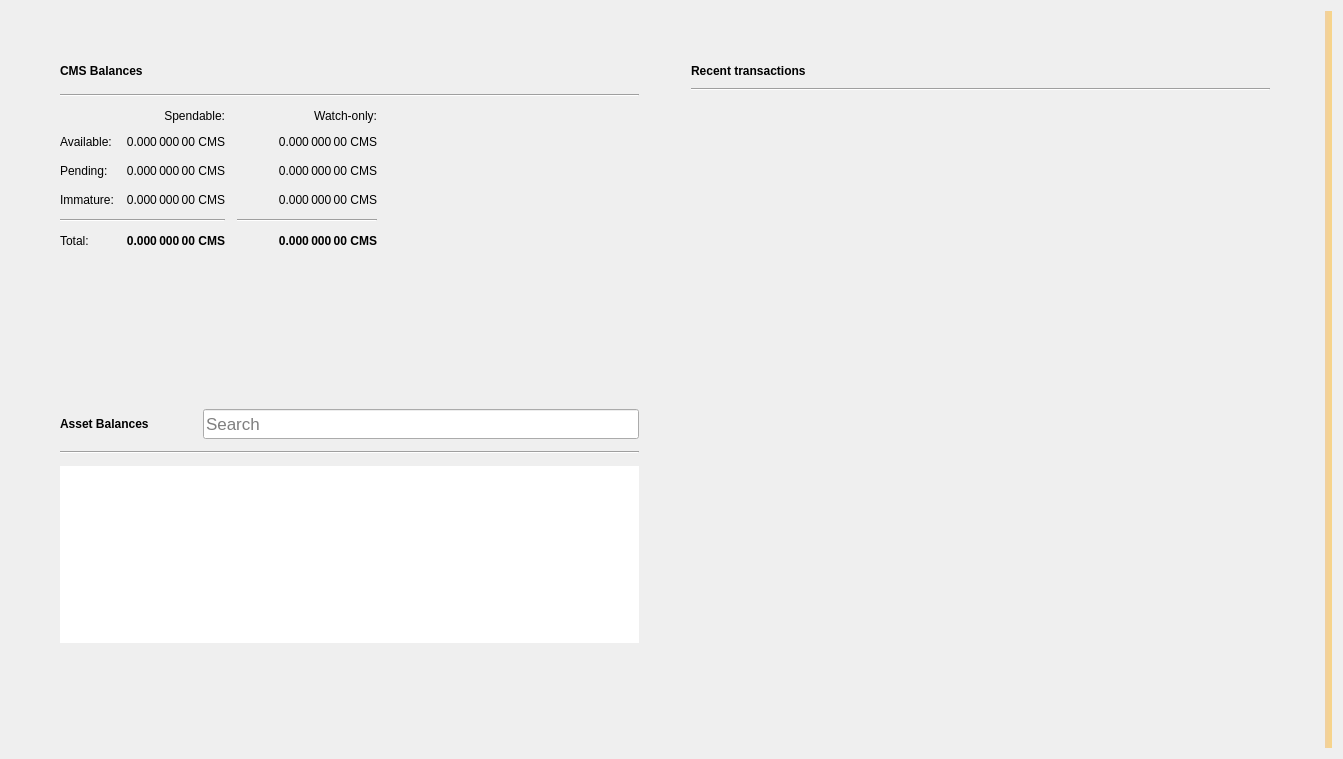
<?xml version="1.0" encoding="UTF-8"?>
<ui version="4.0">
 <class>OverviewPage</class>
 <widget class="QWidget" name="OverviewPage">
  <property name="geometry">
   <rect>
    <x>0</x>
    <y>0</y>
    <width>1343</width>
    <height>759</height>
   </rect>
  </property>
  <property name="windowTitle">
   <string>Form</string>
  </property>
  <property name="autoFillBackground">
   <bool>false</bool>
  </property>
  <layout class="QGridLayout" name="gridLayout_3">
   <item row="0" column="1">
    <layout class="QVBoxLayout" name="verticalLayout_7">
     <property name="spacing">
      <number>0</number>
     </property>
     <property name="leftMargin">
      <number>0</number>
     </property>
     <property name="topMargin">
      <number>0</number>
     </property>
     <property name="rightMargin">
      <number>0</number>
     </property>
     <property name="bottomMargin">
      <number>0</number>
     </property>
     <item>
      <layout class="QHBoxLayout" name="horizontalLayout" stretch="0,0">
       <property name="spacing">
        <number>34</number>
       </property>
       <property name="sizeConstraint">
        <enum>QLayout::SetMaximumSize</enum>
       </property>
       <property name="leftMargin">
        <number>40</number>
       </property>
       <property name="topMargin">
        <number>40</number>
       </property>
       <property name="rightMargin">
        <number>40</number>
       </property>
       <property name="bottomMargin">
        <number>40</number>
       </property>
       <item>
        <layout class="QVBoxLayout" name="verticalLayout_2">
         <property name="spacing">
          <number>34</number>
         </property>
         <property name="rightMargin">
          <number>0</number>
         </property>
         <item>
          <widget class="QFrame" name="frame">
           <property name="sizePolicy">
            <sizepolicy hsizetype="Preferred" vsizetype="Preferred">
             <horstretch>0</horstretch>
             <verstretch>0</verstretch>
            </sizepolicy>
           </property>
           <property name="frameShape">
            <enum>QFrame::NoFrame</enum>
           </property>
           <property name="frameShadow">
            <enum>QFrame::Raised</enum>
           </property>
           <property name="lineWidth">
            <number>10</number>
           </property>
           <layout class="QVBoxLayout" name="verticalLayout_4">
            <property name="spacing">
             <number>12</number>
            </property>
            <item>
             <layout class="QHBoxLayout" name="horizontalLayout_4">
              <item>
               <widget class="QLabel" name="cmusicaiBalancesLabel">
                <property name="font">
                 <font>
                  <weight>75</weight>
                  <bold>true</bold>
                 </font>
                </property>
                <property name="text">
                 <string>CMS Balances</string>
                </property>
               </widget>
              </item>
              <item>
               <widget class="QPushButton" name="labelWalletStatus">
                <property name="enabled">
                 <bool>true</bool>
                </property>
                <property name="maximumSize">
                 <size>
                  <width>30</width>
                  <height>16777215</height>
                 </size>
                </property>
                <property name="toolTip">
                 <string>The displayed information may be out of date. Your wallet automatically synchronizes with the CMS network after a connection is established, but this process has not completed yet.</string>
                </property>
                <property name="text">
                 <string/>
                </property>
                <property name="icon">
                 <iconset>
                  <normaloff>:/icons/warning</normaloff>
                  <disabledoff>:/icons/warning</disabledoff>:/icons/warning</iconset>
                </property>
                <property name="iconSize">
                 <size>
                  <width>24</width>
                  <height>24</height>
                 </size>
                </property>
                <property name="flat">
                 <bool>true</bool>
                </property>
               </widget>
              </item>
              <item>
               <spacer name="horizontalSpacer_3">
                <property name="orientation">
                 <enum>Qt::Horizontal</enum>
                </property>
                <property name="sizeHint" stdset="0">
                 <size>
                  <width>40</width>
                  <height>20</height>
                 </size>
                </property>
               </spacer>
              </item>
             </layout>
            </item>
            <item>
             <widget class="Line" name="line_2">
              <property name="orientation">
               <enum>Qt::Horizontal</enum>
              </property>
             </widget>
            </item>
            <item>
             <layout class="QGridLayout" name="gridLayout">
              <property name="spacing">
               <number>12</number>
              </property>
              <item row="3" column="2">
               <widget class="QLabel" name="labelWatchImmature">
                <property name="font">
                 <font>
                  <weight>50</weight>
                  <bold>false</bold>
                 </font>
                </property>
                <property name="cursor">
                 <cursorShape>IBeamCursor</cursorShape>
                </property>
                <property name="toolTip">
                 <string>Mined balance in watch-only addresses that has not yet matured</string>
                </property>
                <property name="text">
                 <string notr="true">0.000 000 00 CMS</string>
                </property>
                <property name="alignment">
                 <set>Qt::AlignRight|Qt::AlignTrailing|Qt::AlignVCenter</set>
                </property>
                <property name="textInteractionFlags">
                 <set>Qt::LinksAccessibleByMouse|Qt::TextSelectableByKeyboard|Qt::TextSelectableByMouse</set>
                </property>
               </widget>
              </item>
              <item row="2" column="3">
               <spacer name="horizontalSpacer_2">
                <property name="orientation">
                 <enum>Qt::Horizontal</enum>
                </property>
                <property name="sizeHint" stdset="0">
                 <size>
                  <width>40</width>
                  <height>20</height>
                 </size>
                </property>
               </spacer>
              </item>
              <item row="1" column="0">
               <widget class="QLabel" name="labelBalanceText">
                <property name="text">
                 <string>Available:</string>
                </property>
               </widget>
              </item>
              <item row="1" column="2">
               <widget class="QLabel" name="labelWatchAvailable">
                <property name="font">
                 <font>
                  <weight>50</weight>
                  <bold>false</bold>
                 </font>
                </property>
                <property name="cursor">
                 <cursorShape>IBeamCursor</cursorShape>
                </property>
                <property name="toolTip">
                 <string>Your current balance in watch-only addresses</string>
                </property>
                <property name="text">
                 <string notr="true">0.000 000 00 CMS</string>
                </property>
                <property name="alignment">
                 <set>Qt::AlignRight|Qt::AlignTrailing|Qt::AlignVCenter</set>
                </property>
                <property name="textInteractionFlags">
                 <set>Qt::LinksAccessibleByMouse|Qt::TextSelectableByKeyboard|Qt::TextSelectableByMouse</set>
                </property>
               </widget>
              </item>
              <item row="2" column="1">
               <widget class="QLabel" name="labelUnconfirmed">
                <property name="font">
                 <font>
                  <weight>50</weight>
                  <bold>false</bold>
                 </font>
                </property>
                <property name="cursor">
                 <cursorShape>IBeamCursor</cursorShape>
                </property>
                <property name="toolTip">
                 <string>Total of transactions that have yet to be confirmed, and do not yet count toward the spendable balance</string>
                </property>
                <property name="text">
                 <string notr="true">0.000 000 00 CMS</string>
                </property>
                <property name="alignment">
                 <set>Qt::AlignRight|Qt::AlignTrailing|Qt::AlignVCenter</set>
                </property>
                <property name="textInteractionFlags">
                 <set>Qt::LinksAccessibleByMouse|Qt::TextSelectableByKeyboard|Qt::TextSelectableByMouse</set>
                </property>
               </widget>
              </item>
              <item row="4" column="2">
               <widget class="Line" name="lineWatchBalance">
                <property name="sizePolicy">
                 <sizepolicy hsizetype="Preferred" vsizetype="Fixed">
                  <horstretch>0</horstretch>
                  <verstretch>0</verstretch>
                 </sizepolicy>
                </property>
                <property name="minimumSize">
                 <size>
                  <width>140</width>
                  <height>0</height>
                 </size>
                </property>
                <property name="orientation">
                 <enum>Qt::Horizontal</enum>
                </property>
               </widget>
              </item>
              <item row="0" column="1">
               <widget class="QLabel" name="labelSpendable">
                <property name="text">
                 <string>Spendable:</string>
                </property>
                <property name="alignment">
                 <set>Qt::AlignRight|Qt::AlignTrailing|Qt::AlignVCenter</set>
                </property>
               </widget>
              </item>
              <item row="3" column="0">
               <widget class="QLabel" name="labelImmatureText">
                <property name="text">
                 <string>Immature:</string>
                </property>
               </widget>
              </item>
              <item row="5" column="2">
               <widget class="QLabel" name="labelWatchTotal">
                <property name="font">
                 <font>
                  <weight>75</weight>
                  <bold>true</bold>
                 </font>
                </property>
                <property name="cursor">
                 <cursorShape>IBeamCursor</cursorShape>
                </property>
                <property name="toolTip">
                 <string>Current total balance in watch-only addresses</string>
                </property>
                <property name="text">
                 <string notr="true">0.000 000 00 CMS</string>
                </property>
                <property name="alignment">
                 <set>Qt::AlignRight|Qt::AlignTrailing|Qt::AlignVCenter</set>
                </property>
                <property name="textInteractionFlags">
                 <set>Qt::LinksAccessibleByMouse|Qt::TextSelectableByKeyboard|Qt::TextSelectableByMouse</set>
                </property>
               </widget>
              </item>
              <item row="4" column="0" colspan="2">
               <widget class="Line" name="line">
                <property name="orientation">
                 <enum>Qt::Horizontal</enum>
                </property>
               </widget>
              </item>
              <item row="0" column="2">
               <widget class="QLabel" name="labelWatchonly">
                <property name="text">
                 <string>Watch-only:</string>
                </property>
                <property name="alignment">
                 <set>Qt::AlignRight|Qt::AlignTrailing|Qt::AlignVCenter</set>
                </property>
               </widget>
              </item>
              <item row="5" column="1">
               <widget class="QLabel" name="labelTotal">
                <property name="font">
                 <font>
                  <weight>75</weight>
                  <bold>true</bold>
                 </font>
                </property>
                <property name="cursor">
                 <cursorShape>IBeamCursor</cursorShape>
                </property>
                <property name="toolTip">
                 <string>Your current total balance</string>
                </property>
                <property name="text">
                 <string notr="true">0.000 000 00 CMS</string>
                </property>
                <property name="alignment">
                 <set>Qt::AlignRight|Qt::AlignTrailing|Qt::AlignVCenter</set>
                </property>
                <property name="textInteractionFlags">
                 <set>Qt::LinksAccessibleByMouse|Qt::TextSelectableByKeyboard|Qt::TextSelectableByMouse</set>
                </property>
               </widget>
              </item>
              <item row="1" column="1">
               <widget class="QLabel" name="labelBalance">
                <property name="font">
                 <font>
                  <weight>50</weight>
                  <bold>false</bold>
                 </font>
                </property>
                <property name="cursor">
                 <cursorShape>IBeamCursor</cursorShape>
                </property>
                <property name="toolTip">
                 <string>Your current spendable balance</string>
                </property>
                <property name="text">
                 <string notr="true">0.000 000 00 CMS</string>
                </property>
                <property name="alignment">
                 <set>Qt::AlignRight|Qt::AlignTrailing|Qt::AlignVCenter</set>
                </property>
                <property name="textInteractionFlags">
                 <set>Qt::LinksAccessibleByMouse|Qt::TextSelectableByKeyboard|Qt::TextSelectableByMouse</set>
                </property>
               </widget>
              </item>
              <item row="2" column="0">
               <widget class="QLabel" name="labelPendingText">
                <property name="text">
                 <string>Pending:</string>
                </property>
               </widget>
              </item>
              <item row="5" column="0">
               <widget class="QLabel" name="labelTotalText">
                <property name="text">
                 <string>Total:</string>
                </property>
               </widget>
              </item>
              <item row="3" column="1">
               <widget class="QLabel" name="labelImmature">
                <property name="font">
                 <font>
                  <weight>50</weight>
                  <bold>false</bold>
                 </font>
                </property>
                <property name="cursor">
                 <cursorShape>IBeamCursor</cursorShape>
                </property>
                <property name="toolTip">
                 <string>Mined balance that has not yet matured</string>
                </property>
                <property name="text">
                 <string notr="true">0.000 000 00 CMS</string>
                </property>
                <property name="alignment">
                 <set>Qt::AlignRight|Qt::AlignTrailing|Qt::AlignVCenter</set>
                </property>
                <property name="textInteractionFlags">
                 <set>Qt::LinksAccessibleByMouse|Qt::TextSelectableByKeyboard|Qt::TextSelectableByMouse</set>
                </property>
               </widget>
              </item>
              <item row="2" column="2">
               <widget class="QLabel" name="labelWatchPending">
                <property name="font">
                 <font>
                  <weight>50</weight>
                  <bold>false</bold>
                 </font>
                </property>
                <property name="cursor">
                 <cursorShape>IBeamCursor</cursorShape>
                </property>
                <property name="toolTip">
                 <string>Unconfirmed transactions to watch-only addresses</string>
                </property>
                <property name="text">
                 <string notr="true">0.000 000 00 CMS</string>
                </property>
                <property name="alignment">
                 <set>Qt::AlignRight|Qt::AlignTrailing|Qt::AlignVCenter</set>
                </property>
                <property name="textInteractionFlags">
                 <set>Qt::LinksAccessibleByMouse|Qt::TextSelectableByKeyboard|Qt::TextSelectableByMouse</set>
                </property>
               </widget>
              </item>
             </layout>
            </item>
           </layout>
          </widget>
         </item>
         <item>
          <widget class="QWidget" name="assetVerticalSpaceWidget2" native="true">
           <property name="autoFillBackground">
            <bool>false</bool>
           </property>
           <layout class="QVBoxLayout" name="verticalLayout_6">
            <item>
             <spacer name="verticalSpacer_4">
              <property name="orientation">
               <enum>Qt::Vertical</enum>
              </property>
              <property name="sizeHint" stdset="0">
               <size>
                <width>20</width>
                <height>87</height>
               </size>
              </property>
             </spacer>
            </item>
           </layout>
          </widget>
         </item>
         <item>
          <widget class="QFrame" name="assetFrame">
           <property name="autoFillBackground">
            <bool>true</bool>
           </property>
           <property name="frameShape">
            <enum>QFrame::NoFrame</enum>
           </property>
           <property name="frameShadow">
            <enum>QFrame::Plain</enum>
           </property>
           <property name="lineWidth">
            <number>0</number>
           </property>
           <layout class="QVBoxLayout" name="verticalLayout_5">
            <property name="spacing">
             <number>12</number>
            </property>
            <item>
             <layout class="QHBoxLayout" name="assetBalanceHorizontalLayout">
              <item alignment="Qt::AlignVCenter">
               <widget class="QLabel" name="assetBalanceLabel">
                <property name="font">
                 <font>
                  <weight>75</weight>
                  <bold>true</bold>
                 </font>
                </property>
                <property name="text">
                 <string>Asset Balances</string>
                </property>
               </widget>
              </item>
              <item>
               <widget class="QPushButton" name="labelAssetStatus">
                <property name="enabled">
                 <bool>true</bool>
                </property>
                <property name="maximumSize">
                 <size>
                  <width>30</width>
                  <height>16777215</height>
                 </size>
                </property>
                <property name="toolTip">
                 <string>The displayed information may be out of date. Your wallet automatically synchronizes with the CMS network after a connection is established, but this process has not completed yet.</string>
                </property>
                <property name="text">
                 <string/>
                </property>
                <property name="icon">
                 <iconset>
                  <normaloff>:/icons/warning</normaloff>
                  <disabledoff>:/icons/warning</disabledoff>:/icons/warning</iconset>
                </property>
                <property name="iconSize">
                 <size>
                  <width>24</width>
                  <height>24</height>
                 </size>
                </property>
                <property name="flat">
                 <bool>true</bool>
                </property>
               </widget>
              </item>
              <item alignment="Qt::AlignBottom">
               <widget class="QLineEdit" name="assetSearch">
                <property name="sizePolicy">
                 <sizepolicy hsizetype="Expanding" vsizetype="Preferred">
                  <horstretch>0</horstretch>
                  <verstretch>0</verstretch>
                 </sizepolicy>
                </property>
                <property name="minimumSize">
                 <size>
                  <width>0</width>
                  <height>30</height>
                 </size>
                </property>
                <property name="maximumSize">
                 <size>
                  <width>16777215</width>
                  <height>30</height>
                 </size>
                </property>
                <property name="sizeIncrement">
                 <size>
                  <width>0</width>
                  <height>0</height>
                 </size>
                </property>
                <property name="baseSize">
                 <size>
                  <width>0</width>
                  <height>0</height>
                 </size>
                </property>
                <property name="font">
                 <font>
                  <pointsize>13</pointsize>
                 </font>
                </property>
                <property name="maxLength">
                 <number>32</number>
                </property>
                <property name="frame">
                 <bool>true</bool>
                </property>
                <property name="alignment">
                 <set>Qt::AlignLeading|Qt::AlignLeft|Qt::AlignVCenter</set>
                </property>
                <property name="placeholderText">
                 <string>Search</string>
                </property>
                <property name="clearButtonEnabled">
                 <bool>true</bool>
                </property>
               </widget>
              </item>
             </layout>
            </item>
            <item>
             <widget class="Line" name="assetBalanceLine">
              <property name="orientation">
               <enum>Qt::Horizontal</enum>
              </property>
             </widget>
            </item>
            <item>
             <widget class="QListView" name="listAssets">
              <property name="frameShape">
               <enum>QFrame::NoFrame</enum>
              </property>
              <property name="lineWidth">
               <number>0</number>
              </property>
              <property name="verticalScrollMode">
               <enum>QAbstractItemView::ScrollPerItem</enum>
              </property>
             </widget>
            </item>
            <item>
             <widget class="QWidget" name="assetVerticalSpaceWidget" native="true">
              <property name="autoFillBackground">
               <bool>false</bool>
              </property>
              <layout class="QVBoxLayout" name="verticalLayout">
               <item>
                <spacer name="verticalSpacer_3">
                 <property name="orientation">
                  <enum>Qt::Vertical</enum>
                 </property>
                 <property name="sizeHint" stdset="0">
                  <size>
                   <width>20</width>
                   <height>40</height>
                  </size>
                 </property>
                </spacer>
               </item>
              </layout>
             </widget>
            </item>
           </layout>
          </widget>
         </item>
        </layout>
       </item>
       <item>
        <layout class="QVBoxLayout" name="verticalLayout_3">
         <property name="spacing">
          <number>34</number>
         </property>
         <property name="leftMargin">
          <number>0</number>
         </property>
         <item>
          <widget class="QFrame" name="frame_2">
           <property name="sizePolicy">
            <sizepolicy hsizetype="Preferred" vsizetype="Fixed">
             <horstretch>0</horstretch>
             <verstretch>0</verstretch>
            </sizepolicy>
           </property>
           <property name="frameShape">
            <enum>QFrame::NoFrame</enum>
           </property>
           <property name="frameShadow">
            <enum>QFrame::Plain</enum>
           </property>
           <property name="lineWidth">
            <number>0</number>
           </property>
           <layout class="QGridLayout" name="gridLayout_2">
            <property name="horizontalSpacing">
             <number>12</number>
            </property>
            <item row="0" column="0">
             <layout class="QHBoxLayout" name="horizontalLayout_2">
              <item>
               <widget class="QLabel" name="recentTransactionsLabel">
                <property name="font">
                 <font>
                  <weight>75</weight>
                  <bold>true</bold>
                 </font>
                </property>
                <property name="text">
                 <string>Recent transactions</string>
                </property>
               </widget>
              </item>
              <item>
               <widget class="QPushButton" name="labelTransactionsStatus">
                <property name="enabled">
                 <bool>true</bool>
                </property>
                <property name="maximumSize">
                 <size>
                  <width>30</width>
                  <height>16777215</height>
                 </size>
                </property>
                <property name="toolTip">
                 <string>The displayed information may be out of date. Your wallet automatically synchronizes with the CMS network after a connection is established, but this process has not completed yet.</string>
                </property>
                <property name="text">
                 <string/>
                </property>
                <property name="icon">
                 <iconset>
                  <normaloff>:/icons/warning</normaloff>
                  <disabledoff>:/icons/warning</disabledoff>:/icons/warning</iconset>
                </property>
                <property name="iconSize">
                 <size>
                  <width>24</width>
                  <height>24</height>
                 </size>
                </property>
                <property name="flat">
                 <bool>true</bool>
                </property>
               </widget>
              </item>
              <item>
               <spacer name="horizontalSpacer">
                <property name="orientation">
                 <enum>Qt::Horizontal</enum>
                </property>
                <property name="sizeHint" stdset="0">
                 <size>
                  <width>40</width>
                  <height>20</height>
                 </size>
                </property>
               </spacer>
              </item>
             </layout>
            </item>
            <item row="2" column="0">
             <widget class="QListView" name="listTransactions">
              <property name="styleSheet">
               <string notr="true">QListView { background: transparent; }</string>
              </property>
              <property name="frameShape">
               <enum>QFrame::NoFrame</enum>
              </property>
              <property name="verticalScrollBarPolicy">
               <enum>Qt::ScrollBarAlwaysOff</enum>
              </property>
              <property name="horizontalScrollBarPolicy">
               <enum>Qt::ScrollBarAlwaysOff</enum>
              </property>
              <property name="selectionMode">
               <enum>QAbstractItemView::NoSelection</enum>
              </property>
             </widget>
            </item>
            <item row="1" column="0">
             <widget class="Line" name="line_3">
              <property name="orientation">
               <enum>Qt::Horizontal</enum>
              </property>
             </widget>
            </item>
           </layout>
          </widget>
         </item>
         <item>
          <spacer name="verticalSpacer_2">
           <property name="orientation">
            <enum>Qt::Vertical</enum>
           </property>
           <property name="sizeHint" stdset="0">
            <size>
             <width>20</width>
             <height>40</height>
            </size>
           </property>
          </spacer>
         </item>
        </layout>
       </item>
      </layout>
     </item>
    </layout>
   </item>
   <item row="0" column="3">
    <widget class="QLabel" name="labelAlerts">
     <property name="visible">
      <bool>true</bool>
     </property>
     <property name="styleSheet">
      <string notr="true">QLabel { background-color: qlineargradient(x1: 0, y1: 0, x2: 1, y2: 0, stop:0 #F0D0A0, stop:1 #F8D488); color:#000000; }</string>
     </property>
     <property name="wordWrap">
      <bool>true</bool>
     </property>
     <property name="margin">
      <number>3</number>
     </property>
     <property name="textInteractionFlags">
      <set>Qt::TextSelectableByMouse</set>
     </property>
    </widget>
   </item>
  </layout>
 </widget>
 <resources/>
 <connections/>
</ui>
